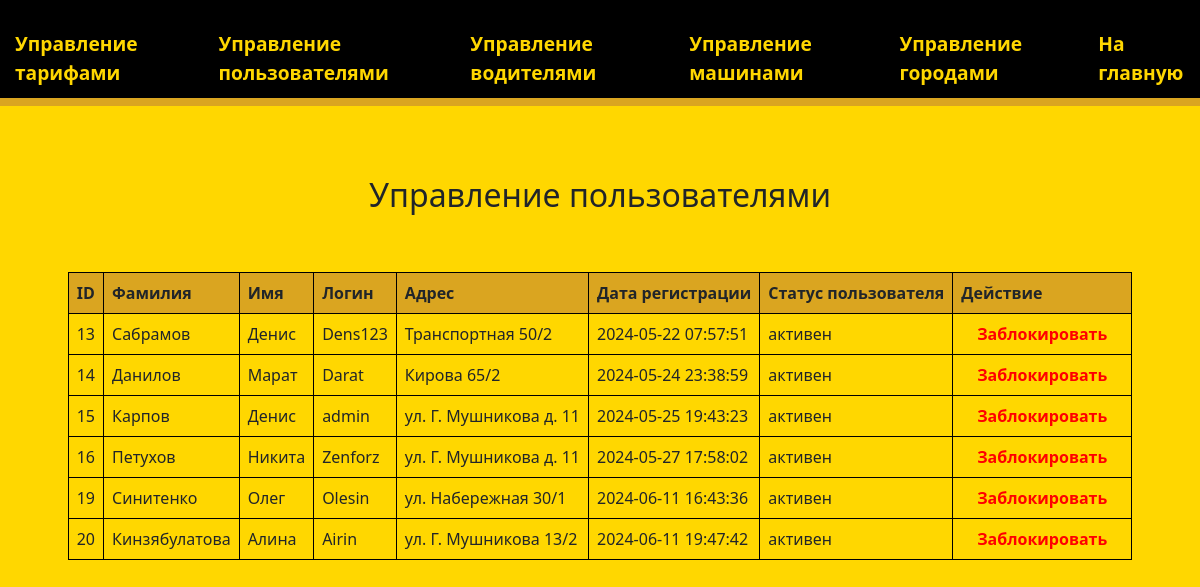
/admin/control-users.php (signed in), run on the app's committed database.
### tables this page shows
CREATE TABLE `users` (
  `id` int NOT NULL,
  `surname` varchar(85) NOT NULL,
  `name` varchar(85) NOT NULL,
  `login` varchar(80) NOT NULL,
  `email` text NOT NULL,
  `password` varchar(30) DEFAULT NULL,
  `address` text NOT NULL,
  `reg-time` datetime NOT NULL DEFAULT CURRENT_TIMESTAMP,
  `status` enum('активен','заблокирован') NOT NULL,
  `id_role` int NOT NULL
);

### admin/control-users.php (the view, shortened to what this page needs)
<!DOCTYPE html>
<html lang="ru">
<head>
    <link rel="stylesheet" href="../design/css/admin.css">
    <link href="https://cdn.jsdelivr.net/npm/bootstrap@5.3.3/dist/css/bootstrap.min.css" rel="stylesheet">
</head>
<body style="background-color: gold;">
    <div class="sidebar">
        <a href="admin.php">Управление тарифами</a>
        <a href="control-users.php">Управление пользователями</a>
        <a href="control-drivers.php">Управление водителями</a>
        <a href="control-cars.php">Управление машинами</a>
        <a href="control-city.php">Управление городами</a>
        <a href="../">На главную</a>
    </div>
    <div class="content" id="content-tariffs">
        <h2>Управление пользователями</h2>
        <section id="users-control">
            <table>
                <tr>
                    <th>ID</th>
                    <th>Фамилия</th>
                    <th>Имя</th>
                    <th>Логин</th>
                    <th>Адрес</th>
                    <th>Дата регистрации</th>
                    <th>Статус пользователя</th>
                    <th>Действие</th>
                </tr>
                <?php
                include("../database/connectDB.php");
                $user_control = "SELECT * FROM users";
                $user_result = mysqli_query($connect, $user_control);
                if (mysqli_num_rows($user_result) > 0) {
                    while ($user = mysqli_fetch_assoc($user_result)) {
                        echo "<tr>";
                        echo "<td>" . $user['id'] . "</td>";
                        echo "<td>" . $user['surname'] . "</td>";
                        echo "<td>" . $user['name'] . "</td>";
                        echo "<td>" . $user['login'] . "</td>";
                        echo "<td>" . $user['address'] . "</td>";
                        echo "<td>" . $user['reg-time'] . "</td>";
                        echo "<td>" . $user['status'] . "</td>";
                        if ($user['status'] == 'заблокирован') {
                            echo "<td><a href='block-users.php?user_id=" . $user['id'] . "' class='unblock'>Разблокировать</a></td>";
                        } else {
                            echo "<td><a href='block-users.php?user_id=" . $user['id'] . "' class='block'>Заблокировать</a></td>";
                        }
                        echo "</tr>";
                    }
                } else {
                    echo "<tr><td colspan='8'>Пользователи не найдены.</td></tr>";
                }
                ?>
            </table>
        </section>
    </div>
</body>
</html>

### design/css/admin.css (style rules this page uses)
* { transition: all 0.6s ease-in-out; }
body { font-family: Arial, sans-serif; display: flex; flex-direction: column; align-items: center; gap: 50px; }
@media (min-width: 768px) and (max-width: 1599px) { .sidebar { display: flex; width: 100%; top: 0; border-bottom: 8px solid goldenrod; left: 0; background-color: black; color: gold; padding-top: 20px; font-weight: bolder; font-size: larger; } }
@media (min-width: 768px) and (max-width: 1599px) { .sidebar a { margin: 0% auto; display: block; padding: 10px 15px; text-decoration: none; color: gold; border-top-left-radius: 10px; border-top-right-radius: 10px; } }
@media (min-width: 768px) and (max-width: 1599px) { .content { display: flex; flex-direction: column; align-items: center; justify-content: start; padding: 20px; } }
.content h2 { text-align: center; }
th, td { border: 1px solid goldenrod; padding: 8px; text-align: left; }
th { background-color: goldenrod; }
.unblock, .restore, .remove, .delete, .block { background: none; padding: 5px 15px; border-radius: 30px; color: inherit; text-decoration: none; font-weight: 800; border: 1px solid transparent; transition: all 0.6s ease-in-out; }
.block, .unblock { color: red; }
#users-control, #tarifs-control, #drivers-control, #cars-control { display: flex; justify-content: center; align-items: center; gap: 15px; padding-top: 50px }
#tarifs-control th, #tarifs-control td, #users-control th, #users-control td, #drivers-control th, #drivers-control td, #cars-control th, #cars-control td { border: 1px solid black; padding: 8px; text-align: left; }

### data on the page
users: id "13", surname "Сабрамов", name "Денис", login "Dens123", address "Транспортная 50/2", value "2024-05-22 07:57:51", status "активен"
users: id "14", surname "Данилов", name "Марат", login "Darat", address "Кирова 65/2", value "2024-05-24 23:38:59", status "активен"
users: id "15", surname "Карпов", name "Денис", login "admin", address "ул. Г. Мушникова д. 11", value "2024-05-25 19:43:23", status "активен"
users: id "16", surname "Петухов", name "Никита", login "Zenforz", address "ул. Г. Мушникова д. 11", value "2024-05-27 17:58:02", status "активен"
users: id "19", surname "Синитенко", name "Олег", login "Olesin", address "ул. Набережная 30/1", value "2024-06-11 16:43:36", status "активен"
users: id "20", surname "Кинзябулатова", name "Алина", login "Airin", address "ул. Г. Мушникова 13/2", value "2024-06-11 19:47:42", status "активен"
